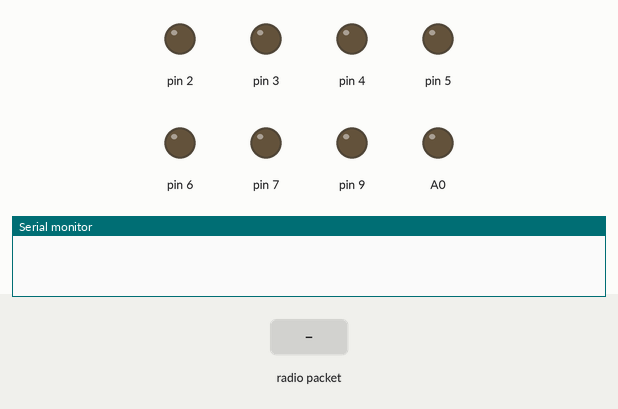
Simulated run of this sketch. Board: Arduino Uno, built with avr-gcc and run on an emulated ATmega328P. Shown: output pins drawn as LEDs (lit = HIGH), the last lines printed to the serial monitor. Inputs (shaded band) come from the test bench. No radio packets arrive unless stated.

Above: at 1.2 s.
1.3 s: radio packet "0" arrives
At 1.7 s:
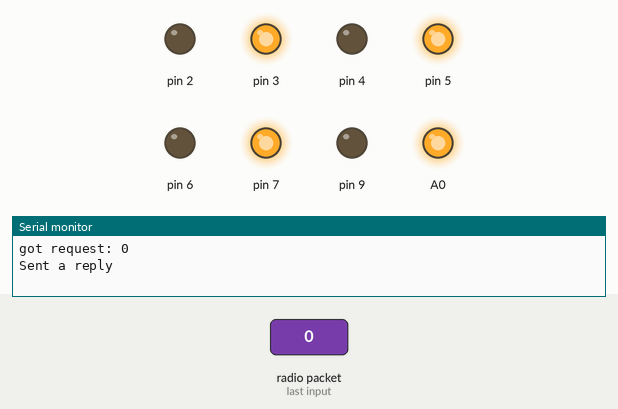
2.8 s: radio packet "1" arrives
At 4.0 s:
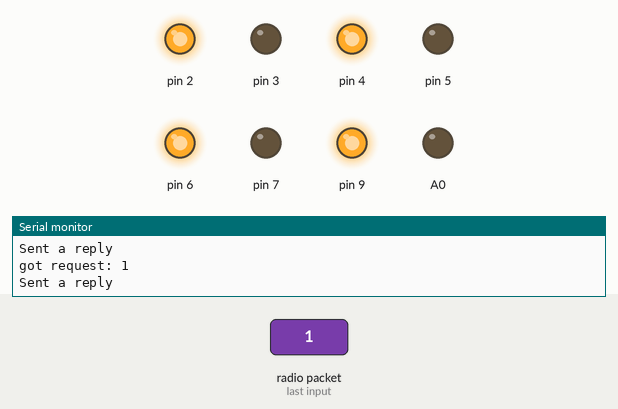
4.3 s: radio packet "2" arrives
At 5.1 s:
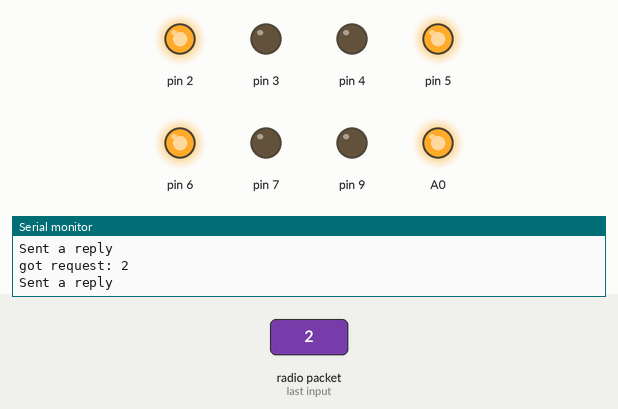
5.8 s: radio packet "3" arrives
At 6.3 s:
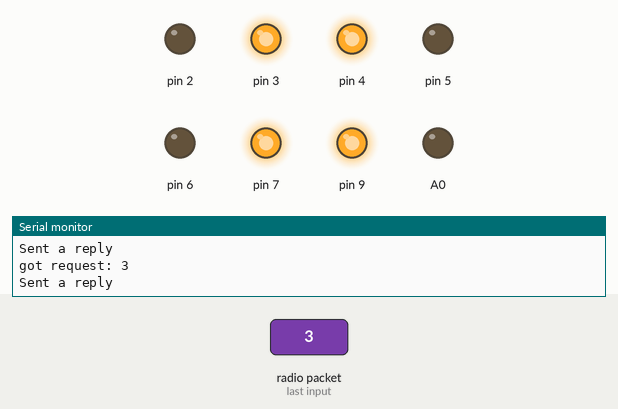
7.3 s: radio packet "5" arrives
At 8.6 s:
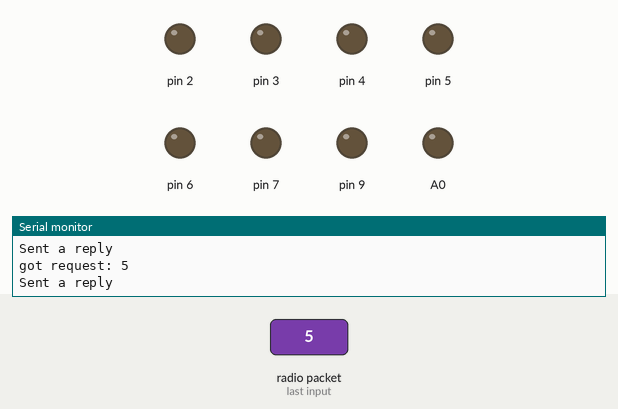
Timing chart, 0 to 9.8 s (numbered marks = the images above; inputs shaded):
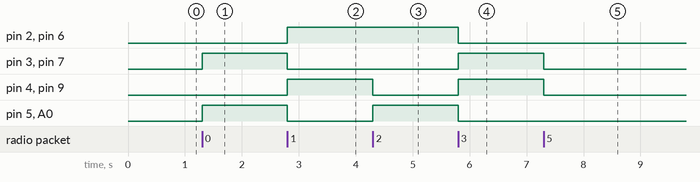

Measured:
- after the input at 1.3 s, pin 3, pin 5, pin 7, A0: LOW → HIGH at once
- after the input at 2.8 s, pin 2, pin 4, pin 6, pin 9: LOW → HIGH at once; pin 3, pin 5, pin 7, A0: HIGH → LOW at once
- after the input at 4.3 s, pin 4, pin 9: HIGH → LOW at once; pin 5, A0: LOW → HIGH at once
- after the input at 5.8 s, pin 2, pin 5, pin 6, A0: HIGH → LOW at once; pin 3, pin 4, pin 7, pin 9: LOW → HIGH at once
- after the input at 7.3 s, pin 3, pin 4, pin 7, pin 9: HIGH → LOW at once

The sketch:

sketch_carrinho_receptor.ino
```cpp
//SERVIDOR
#include <SPI.h>
#include <RH_NRF24.h>

// Singleton instance of the radio driver
RH_NRF24 nrf24;

// carrinho parado
void fullStop() {

  digitalWrite(7, LOW);
  digitalWrite(6, LOW);

  digitalWrite(5, LOW);
  digitalWrite(4, LOW);

  digitalWrite(3, LOW);
  digitalWrite(2, LOW);

  digitalWrite(A0, LOW);
  //digitalWrite(1, LOW);
  digitalWrite(9, LOW);
}

void frente() {

  digitalWrite(7, HIGH);
  digitalWrite(6, LOW);

  digitalWrite(5, HIGH);
  digitalWrite(4, LOW);

  digitalWrite(3, HIGH);
  digitalWrite(2, LOW);

  digitalWrite(A0, HIGH);
  digitalWrite(9, LOW);
}

void atras() {

  digitalWrite(7, LOW);
  digitalWrite(6, HIGH);

  digitalWrite(5, LOW);
  digitalWrite(4, HIGH);

  digitalWrite(3, LOW);
  digitalWrite(2, HIGH);

  digitalWrite(A0, LOW);
  digitalWrite(9, HIGH);
}
void esquerda() {

  digitalWrite(7, HIGH); // ATRAS DIREITA
  digitalWrite(6, LOW);

  digitalWrite(5, LOW); // ATRAS ESQUERDA
  digitalWrite(4, HIGH);

  digitalWrite(3, HIGH); // FRENTE DIREITA
  digitalWrite(2, LOW);

  digitalWrite(A0, LOW); // FRENTE ESQUERDA
  digitalWrite(9, HIGH);
}
void direita() {
  digitalWrite(7, LOW); // ATRAS DIREITA
  digitalWrite(6, HIGH);

  digitalWrite(5, HIGH); // ATRAS ESQUERDA
  digitalWrite(4, LOW);

  digitalWrite(3, LOW); // FRENTE DIREITA
  digitalWrite(2, HIGH);

  digitalWrite(A0, HIGH); // FRENTE ESQUERDA
  digitalWrite(9, LOW);
}

void setup() {

  Serial.begin(9600);
  while (!Serial)
    ;  // wait for serial port to connect. Needed for Leonardo only
  if (!nrf24.init())
    Serial.println("init failed");
  // Defaults after init are 2.402 GHz (channel 2), 2Mbps, 0dBm
  if (!nrf24.setChannel(2))
    Serial.println("setChannel failed");
  if (!nrf24.setRF(RH_NRF24::DataRate2Mbps, RH_NRF24::TransmitPower0dBm))
    Serial.println("setRF failed");

  // Inputs de Polaridade do Motor
  pinMode(9, OUTPUT);
  pinMode(7, OUTPUT);
  pinMode(6, OUTPUT);
  pinMode(5, OUTPUT);

  pinMode(4, OUTPUT);
  pinMode(3, OUTPUT);
  pinMode(2, OUTPUT);
  pinMode(A0, OUTPUT);


}

void loop() {
  // CODIGO DO RECEPTOR
  //
  //
  int valorRecebido;
  if (nrf24.available()) {
    // Should be a message for us now
    uint8_t buf[RH_NRF24_MAX_MESSAGE_LEN];
    uint8_t len = sizeof(buf);
    if (nrf24.recv(buf, &len)) {
      //      NRF24::printBuffer("request: ", buf, len);
      Serial.print("got request: ");
      Serial.println((char*)buf);
      // carrinho controle
      valorRecebido = atoi(buf);
      int but0, but1, but2, but3, butAtual;
      butAtual = valorRecebido;

      switch (butAtual) {
        case 0:
          frente();
          break;

        case 1:
          atras();
          break;

        case 2:
          direita();
          break;

        case 3:
          esquerda();
          break;

        case -1:
          fullStop();
          break;

        default:
          fullStop();
          break;
      }

      // Send a reply
      uint8_t data[] = "Funcionando, hi";
      nrf24.send(data, sizeof(data));
      nrf24.waitPacketSent();
      Serial.println("Sent a reply");
    } else {
      Serial.println("recv failed");
    }
  }

  // CODIGO DO CARRINHO
  //
  //
  /*
  int but0, but1, but2, but3, butAtual;

  butAtual = valorRecebido;


  switch (butAtual) {
    case 0:
      frente();
      break;

    case 1:
      atras();
      break;

    case 2:
      direita();
      break;

    case 3:
      esquerda();
      break;

    case -1:
      fullStop();
      break;

    default:
      fullStop();
      break;
  }
  */
}
```
